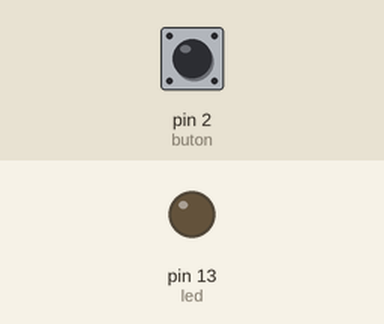
This sketch was run on a simulated Arduino Uno, built with avr-gcc and run on an emulated ATmega328P. Shown: output pins drawn as LEDs (lit = HIGH). The test bench sets the inputs (shaded band); at power-on: pin 2 (buton) LOW.

Above: at 1.2 s.
1.3 s: pin 2 (buton) pulled HIGH for 0.15 s
At 1.37 s:
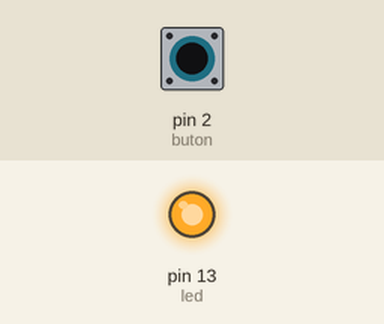
2.9 s: pin 2 (buton) pulled HIGH for 3.2 s
At 7.3 s:
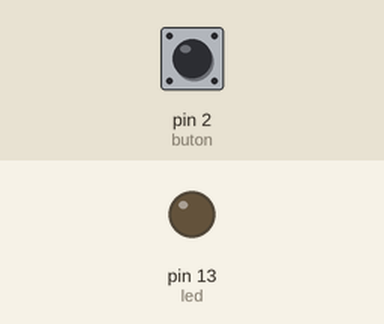
Timing chart, 0 to 8.8 s (numbered marks = the images above; inputs shaded):
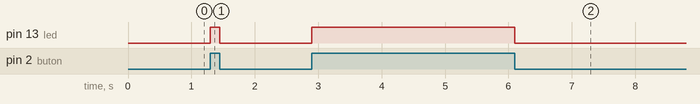

Measured:
- after the input at 1.3 s, pin 13 (led): LOW → HIGH at once, → LOW 0.15 s later
- after the input at 2.9 s, pin 13 (led): LOW → HIGH at once, → LOW 3.2 s later

The sketch:

index.ino
```cpp
int led=13;
int buton=2;
int durum=0;
void setup() {
pinMode(led,OUTPUT);
pinMode(buton,INPUT);
}
void loop() {
 durum=digitalRead(buton);
if(durum==HIGH)
{
// delay(10);
digitalWrite(led,HIGH);
}
else if(durum==LOW)
{
 //delay(10);
digitalWrite(led,LOW);
}
}
```
